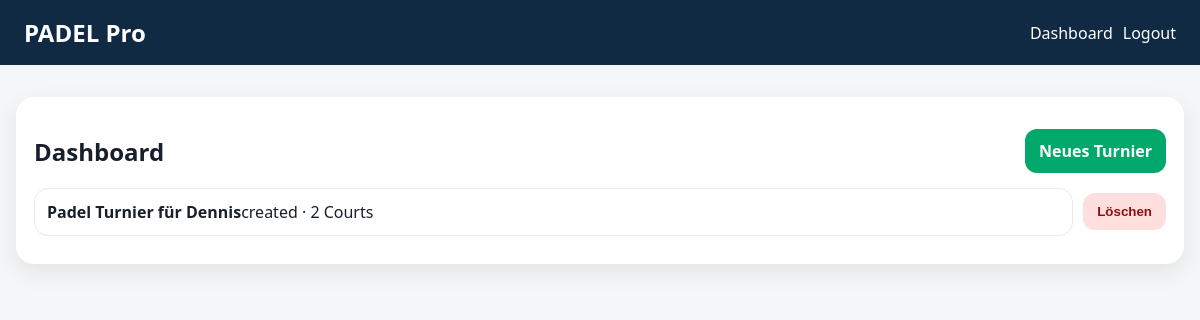
The page /dashboard (signed in) on the database its author committed.
### app.py (models this page shows)
class Tournament(db.Model):
    id = db.Column(db.Integer, primary_key=True)
    public_id = db.Column(db.String(16), unique=True, nullable=False, default=lambda: secrets.token_urlsafe(8))
    name = db.Column(db.String(120), nullable=False)
    status = db.Column(db.String(20), nullable=False, default="created")
    owner_id = db.Column(db.Integer, db.ForeignKey("user.id"), nullable=False)
    courts_count = db.Column(db.Integer, nullable=False, default=2)
    double_round = db.Column(db.Boolean, nullable=False, default=False)
    round_minutes = db.Column(db.Integer, nullable=False, default=20)
    warning_seconds = db.Column(db.Integer, nullable=False, default=120)
    scoring_mode = db.Column(db.String(30), nullable=False, default="golden_point")
    active_round = db.Column(db.Integer, nullable=False, default=1)
    round_started_at = db.Column(db.DateTime(timezone=True), nullable=True)
    round_ends_at = db.Column(db.DateTime(timezone=True), nullable=True)
    timer_running = db.Column(db.Boolean, nullable=False, default=False)
    warning_announced = db.Column(db.Boolean, nullable=False, default=False)
    paused_remaining_seconds = db.Column(db.Integer, nullable=True)
    dark_mode = db.Column(db.Boolean, nullable=False, default=False)

### app.py (the view)
@app.route("/dashboard")
@login_required
def dashboard():
    tournaments = Tournament.query.filter_by(owner_id=current_user.id).order_by(Tournament.id.desc()).all()
    return render_template("dashboard.html", tournaments=tournaments)

### app.py (called while the page is built)
@login_manager.user_loader
def load_user(user_id):
    return db.session.get(User, int(user_id))

### templates/dashboard.html
{% extends 'base.html' %}{% set hide_back = true %}{% block content %}
<section class="card"><div class="split"><h1>Dashboard</h1><a class="button primary" href="{{ url_for('create_tournament') }}">Neues Turnier</a></div><div class="list">
{% for t in tournaments %}<div class="history-row"><a href="{{ url_for('admin_tournament', public_id=t.public_id) }}"><strong>{{ t.name }}</strong><span>{{ t.status }} · {{ t.courts_count }} Courts</span></a><form method="post" action="{{ url_for('delete_tournament_route', public_id=t.public_id) }}" onsubmit="return confirm('Turnier wirklich löschen?');"><button class="danger">Löschen</button></form></div>{% else %}<p>Noch kein Turnier.</p>{% endfor %}
</div></section>
{% endblock %}

### static/style.css (style rules this page uses)
* { box-sizing:border-box }
body { margin:0;font-family:system-ui,-apple-system,Segoe UI,Arial,sans-serif;background:#f4f6f8;color:#17202a }
.card,.court-card { background:white;margin:16px 0;padding:18px;border-radius:18px;box-shadow:0 8px 24px rgba(0,0,0,.08) }
.button,button { display:inline-block;border:0;padding:11px 14px;border-radius:12px;background:#d9e2ec;color:#17202a;cursor:pointer;font-weight:800;text-decoration:none }
.primary { background:#00a86b!important;color:white!important }
.danger { background:#ffdede!important;color:#8a1111!important }
.split { display:flex;justify-content:space-between;gap:12px;align-items:center }
.list { display:grid;gap:10px }
.list a { padding:12px;border:1px solid #e5eaf0;border-radius:14px;text-decoration:none;color:#17202a;display:flex;justify-content:space-between;gap:12px }
.history-row { display:grid;grid-template-columns:1fr auto;gap:10px;align-items:center;margin-bottom:10px }
.history-row>a { display:block }

### rows shown on the page
Tournament: name "Padel Turnier für Dennis", status "created", courts_count "2"
